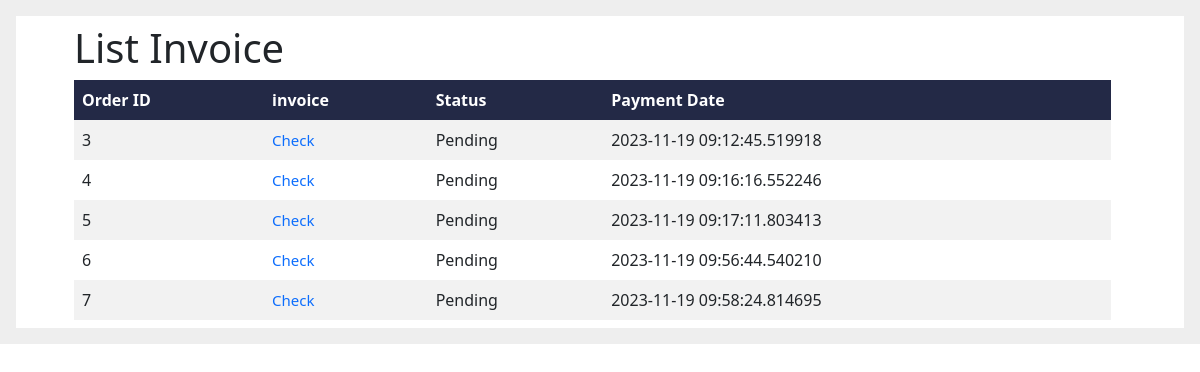
Page /myinvoice (signed in) on the earlier database version.
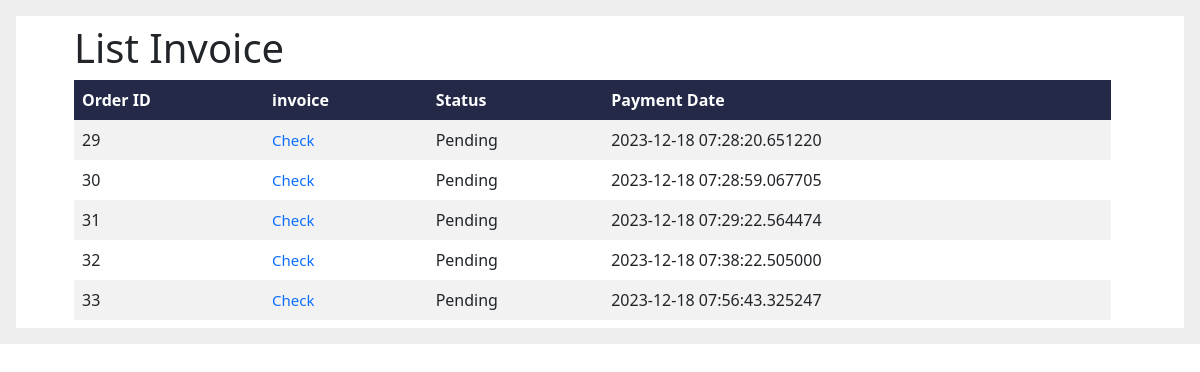
Same page on the later database version.
### models/order_detail.py (models this page shows)
class Order_detail(db.Model):
    __tablename__ = 'order_detail'
    id_order = db.Column(db.Integer, primary_key=True)
    total = db.Column(db.Float)
    order_status = db.Column(db.String(100))
    id_payment = db.Column(db.Integer, db.ForeignKey('payment_detail.id_payment', name='fk_oDetail_payment'))
    id_session = db.Column(db.Integer, db.ForeignKey('session.id_session', name='fk_oDetail_session'))
    payment_detail = db.relationship('Payment_detail', back_populates='order_detail')
    session = db.relationship('session', back_populates='Order_detail')

### models/payment_detail.py (models this page shows)
class Payment_detail(db.Model):
    __tablename__ = 'payment_detail'
    id_payment = db.Column(db.Integer, primary_key=True)
    amount = db.Column(db.Integer)
    payment_method = db.Column(db.String(100))
    bank_name = db.Column(db.String(100))
    account_number = db.Column(db.String(100))
    payment_date = db.Column(db.DateTime, default=datetime.utcnow)
    order_detail = db.relationship('Order_detail', back_populates='payment_detail')

### app.py (the view)
@app.route('/myinvoice')
@login_required
def myinvoice():
    user_invoices = db.session.query(Order_detail).join(Order_detail.session).filter(session.id_user == current_user.id_user).all()
    return render_template('myinvoice.html', invoices=user_invoices)

### app.py (called while the page is built)
@login_manager.user_loader
def load_user(user_id):
    return User.query.get(int(user_id))

### templates/MyInvoice.html (shortened to what this page needs)
<!DOCTYPE html>
<html lang="en">
<head>
    <link rel="stylesheet" type="text/css" href="{{ url_for('static', filename='css/crud_admin.css') }}">
    <link href="https://cdn.jsdelivr.net/npm/bootstrap@5.3.2/dist/css/bootstrap.min.css" rel="stylesheet"
>
</head>
<body>
    <div class="d-flex bd-highlight">
        <div class="bd-highlight d-flex p-3 w-100" style="flex: 0 0 100%; background-color: #eeeeee;">
            <div class="d-flex flex-column bd-highlight w-100" style="background-color: white;">
                <div class="p-2 bd-highlight me-3 w-100">
                    <h1>List Invoice</h1>
                    <table>
                        <tr>
                            <th>Order ID</th>
                            <th>invoice</th>
                            <th>Status</th>
                            <th>Payment Date</th>
                        </tr>
                        <tr>
                            {% for invoice in invoices %}
                            <td>{{ invoice.id_order }}</td>
                            <td><a href="{{ url_for('cust_view_invoice', payment_id=invoice.id_payment) }}">Check</a></td>
                            <td>
                                {{ invoice.order_status }}
                            </td>
                            <td>{{ invoice.payment_detail.payment_date }}</td>
                        </tr>
                        {% endfor %}
                    </table>
                </div>
            </div>
        </div>
    </div>
</body>
</html>

Differences in the rows shown:
removed Order_detail: id_order "3", order_status "Pending", payment_detail.payment_date "2023-11-19 09:12:45.519918"
removed Order_detail: id_order "4", order_status "Pending", payment_detail.payment_date "2023-11-19 09:16:16.552246"
removed Order_detail: id_order "5", order_status "Pending", payment_detail.payment_date "2023-11-19 09:17:11.803413"
removed Order_detail: id_order "6", order_status "Pending", payment_detail.payment_date "2023-11-19 09:56:44.540210"
removed Order_detail: id_order "7", order_status "Pending", payment_detail.payment_date "2023-11-19 09:58:24.814695"
added Order_detail: id_order "29", order_status "Pending", payment_detail.payment_date "2023-12-18 07:28:20.651220"
added Order_detail: id_order "30", order_status "Pending", payment_detail.payment_date "2023-12-18 07:28:59.067705"
added Order_detail: id_order "31", order_status "Pending", payment_detail.payment_date "2023-12-18 07:29:22.564474"
added Order_detail: id_order "32", order_status "Pending", payment_detail.payment_date "2023-12-18 07:38:22.505000"
added Order_detail: id_order "33", order_status "Pending", payment_detail.payment_date "2023-12-18 07:56:43.325247"
